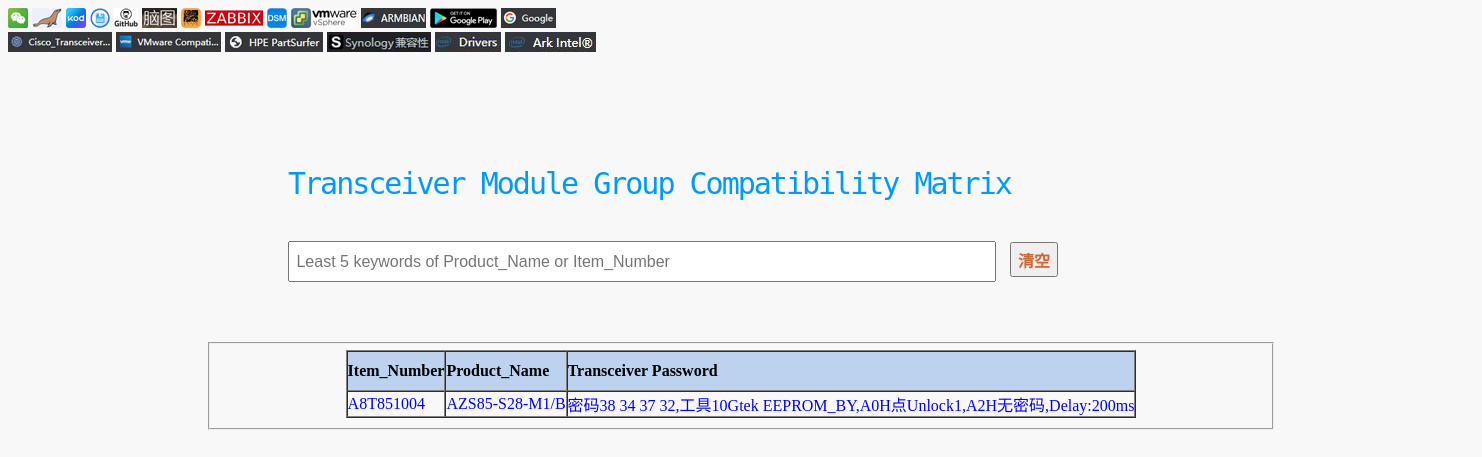
Page /index.php?inputKeywords=A8T851004 on the earlier database version.
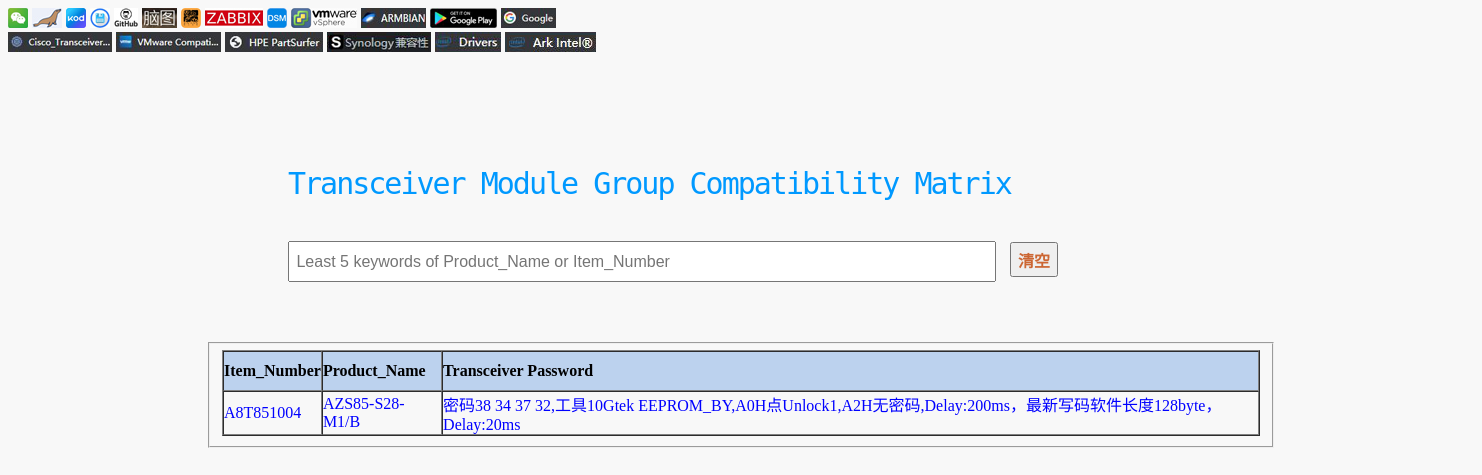
Same page on the later database version.
### tables this page shows
CREATE TABLE `product_compatibility` (
  `Item_Number` varchar(15) NOT NULL,
  `Product_Name` varchar(30) NOT NULL,
  `Transceiver Password` text DEFAULT NULL,
  UNIQUE KEY `Item_Number` (`Item_Number`),
  KEY `Product_Name` (`Product_Name`)
);

### index.php (the view, shortened to what this page needs)
<!DOCTYPE html>
<html xmlns="http://www.w3.org/1999/xhtml">
    <head>
    <link href="index.css" type="text/css" rel="stylesheet" />
</head>
<body>
	<a href="https://wx2.qq.com/" target="_self"><img border="0" src="./weixin.jpg" /></a>
	<a href="http://192.168.200.21/phpmyadmin" target="_blank"><img border="0" src="./mariadb.jpg" /></a>
	<a href="https://192.168.200.21" target="_self"><img border="0" src="./kodexplorer.jpg" /></a>
	<a href="http://10.5.5.11:81" target="_blank"><img border="0" src="./filebrowser.jpg" /></a>
	<a href="https://github.com/151438611/Script" target="_blank"><img border="0" src="./github.jpg" /></a>
	<a href="https://naotu.baidu.com/" target="_blank"><img border="0" src="./baidu_naotu.jpg" /></a>
	<a href="https://www.right.com.cn/forum/forum-158-1.html" target="_blank"><img border="0" src="./right_ensan.jpg" /></a>
	<a href="http://192.168.200.201:81" target="_blank"><img border="0" src="./zabbix.jpg" /></a>
	<a href="http://192.168.200.250:5000" target="_blank"><img border="0" src="./synology_dsm.jpg" /></a>
	<a href="https://192.168.200.221/ui/" target="_blank"><img border="0" src="./vmware.jpg" /></a>
	<a href="https://yadi.sk/d/_rQgn_FosYuW0g" target="_blank"><img border="0" src="./armbian.jpg" /></a>
	<a href="https://play.google.com/store/apps" target="_blank"><img border="0" src="./google_play.jpg" /></a>
	<a href="https://www.google.com.hk/" target="_self"><img border="0" src="./google.jpg" /></a>
	<br>
	<a href="https://tmgmatrix.cisco.com/home" target="_blank"><img border="0" src="./cisco_optics_compatibility_matrix.jpg" /></a>
	<a href="https://www.vmware.com/resources/compatibility/search.php?deviceCategory=io" target="_blank"><img border="0" src="./vmware_compatibility_guide.jpg" /></a>
	<a href="https://partsurfer.hpe.com/search.aspx" target="_blank"><img border="0" src="./hpe_partsurfer.jpg" /></a>
	<a href="https://www.synology.com/zh-cn/compatibility" target="_blank"><img border="0" src="./synology_compatibility.jpg" /></a>
	<a href="https://downloadcenter.intel.com/en/" target="_blank"><img border="0" src="./intel_driver.jpg" /></a>
	<a href="https://ark.intel.com/content/www/us/en/ark.html" target="_blank"><img border="0" src="./intel_ark.jpg" /></a>
    <div>
		<p>Transceiver Module Group Compatibility Matrix</p>
		<form id="frontForm" name="frontForm" action="" method="get">
			<input class="inputKeywords" name="inputKeywords" type="text" maxlength="25" placeholder=" Least 5 keywords of Product_Name or Item_Number " value="">
			<button class="button" type="submit">清空</button>
		</form>
	</div>
<?php
$inputKeywords = $_GET["inputKeywords"];
if (preg_match("/[\/-]/",$inputKeywords)) {
    $Product_Name=true;
} else { $Item_Number = true; }
if ($Product_Name) { $row_select = "Product_Name" ; }
elseif ($Item_Number) { $row_select = "Item_Number" ; }
else { die('<script> alert("无法分辨是物料编号或产品名称 : '. $inputKeywords .'"); </script>'); }
$db_username = "product";
$db_password = "product";
$db_host = "192.168.200.201";
$db_name = "product";
$tab_name = "product_compatibility";
$conn_sql = mysqli_connect($db_host, $db_username, $db_password);
mysqli_set_charset($conn_sql, 'utf8');
mysqli_query($conn_sql, "set names utf8");
$select = "SELECT * FROM $db_name.$tab_name WHERE $row_select like '%$inputKeywords%'";
$result = mysqli_query($conn_sql, $select);
echo "<fieldset>";
echo "<table class=outputData border=1 cellspacing=0 cellpadding=0 align=center>";
echo "<tr class=row1>
        <th>".itemNum."</th> <th>".prodName."</th> <th>".tpwd."</th>
        </tr>";
while($row = mysqli_fetch_array($result, MYSQLI_ASSOC)) {
    echo "<tr class=row2>
            <td>".$row[itemNum]."</td> <td>".$row[prodName]."</td> <td>".$row[tpwd]."</td>
            </tr>";
}
echo "</table>";
echo "</fieldset>";
?>
</body>
</html>

Differences in the rows shown:
changed product_compatibility "AZS85-S28-M1/B": Transceiver Password "密码38 34 37 32,工具10Gtek EEPROM_BY,A0H点Unlock1,A2H无密码,Delay:200ms" → "密码38 34 37 32,工具10Gtek EEPROM_BY,A0H点Unlock1,A2H无密码,Delay:200ms，最新写码软件长度128byte，Delay:20ms"
